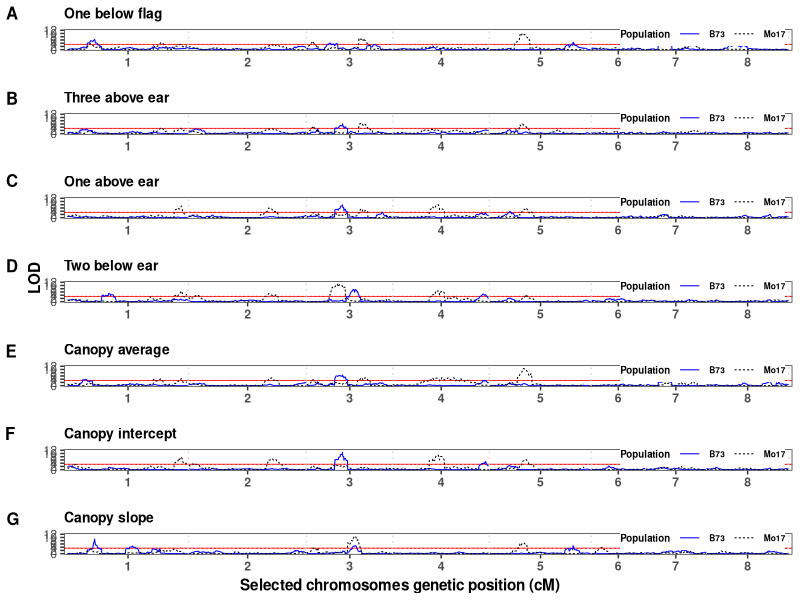

Write the R code that produced this figure.
library(tidyverse)
library(broom)
library(cowplot)
library(grid)
library(gridExtra)

traits <- read_tsv("QTL_Analysis/Trait_Key.txt") %>% 
  rename(TraitName = Trait,
         Trait = Coded_Trait) %>% 
  mutate(Fancy_Trait = case_when(
    Trait == 9 ~ "One below flag",
    Trait == 8 ~ "Three above ear",
    Trait == 3 ~ "One above ear",
    Trait == 7 ~ "Two below ear",
    Trait == 6 ~ "R-squared",
    Trait == 4 ~ "Canopy intercept",
    Trait == 5 ~ "Canopy slope",
    Trait == 1 ~ "Canopy average"))

###Compiled the LOD score outputs from IcIM software into one file to create 
###the QTL maps (for plotting figure 2)
##Input the data
raw_data <- read_csv(file = "QTL_Analysis/B73/DH_B73-QTL_Results.csv") %>%
  mutate(Pop = "B73") %>% 
  bind_rows(read_csv(file = "QTL_Analysis/Mo17/DH_Mo17-QTL_Results.csv") %>% 
              mutate(Pop = "Mo17")) %>% 
  mutate(Color = Chromosome %% 2) %>% 
  rename(LOD = `LOD(H0:H1)`,
         Position = `Position(cM)`,
         Additive = `Additive(H1)`)

sig_lod <- read_tsv("QTL_Analysis/B73/B73_LOD_Cutoffs.txt") %>% 
  mutate(Pop = "B73") %>% 
  bind_rows(read_tsv("QTL_Analysis/Mo17/Mo17_LOD_Cutoffs.txt") %>% 
              mutate(Pop = "Mo17")) %>% 
  select(Trait,Pop,LOD) %>% 
  rename(Sig_LOD = LOD)

###summarise the significant QTL and output
sig_qtl <- raw_data %>%
  left_join(sig_lod) %>% 
  mutate(Sig = ifelse(LOD > Sig_LOD,TRUE,FALSE)) %>% 
  filter(Sig)

# write_tsv(x = sig_qtl %>%
#             filter(Pop == "B73"),
#           path = "B73/B73_Sig_QTL.txt")

# write_tsv(x = sig_qtl %>% 
#             filter(Pop == "Mo17"),
#           path = "Mo17/Mo17_Sig_QTL.txt")

##Removing chr 9 and 10 since we don't have any significant QTL there. It makes plotting easier
data <- raw_data %>% 
  filter(!(Chromosome %in% c(9,10)))

##Since we have a consensus map, we can pull the markers from all the populations and 
##use that as the order (for plotting). We want the genetic positions to align across
##the populations as we plot
unique_order <- data %>%
  select(Chromosome,Position) %>%
  unique() %>%
  arrange(Chromosome,Position) %>%
  mutate(Order = row_number())


##This pulls the order of the markers into the data frame so we can plot
data_formatted <- data %>%
  left_join(unique_order,by = c("Chromosome","Position")) %>% 
  select(Trait,Pop,Chromosome,Marker,Position,LOD,Additive,Color,Order) %>% 
  left_join(traits) %>% 
  left_join(sig_lod, by = c("Trait","Pop"))

##This calculates the chromosome midpoints and max. It is for plotting purposes, so we have
##the chromsome name in the middle of the chr and a break there
midpoints <- data_formatted %>%
  select(Chromosome,Order,LOD) %>%
  group_by(Chromosome) %>%
  summarise(Max = max(Order),
            Min = min(Order),
            Max_LOD = max(LOD)) %>%
  mutate(Break = round(((Max-Min)/2 + Min),0)) %>%
  ungroup()


##This is going to plot each LOD map (4) to a data.frame. We are going to add stuff specifically
##to each map   
cols <- c("B73" = "blue",
          "Mo17" = "black")
plot_maps <- function(chr, Pop, lod_pos) {
  
  maps <- data_formatted %>%
    filter(Chromosome %in% chr) %>% 
    group_by(TraitName) %>%
    do(
      plots = ggplot(data = .) +
        geom_hline(aes(yintercept = Sig_LOD, linetype = factor(Pop)), color = "red", size = .25, show.legend = FALSE) +
        geom_line(aes(x = Order, y = LOD, group = interaction(Chromosome,Pop), color = factor(Pop), linetype = factor(Pop)),
                  size = .35, show.legend = TRUE) +
        theme_bw() +
        scale_color_manual(values = cols,
                           name = "Population") +
        scale_linetype_discrete(name = "Population") +
        ggtitle(paste(unique(.$Fancy_Trait), sep = "")) +
        scale_y_continuous(name = " \n",
                           #limits = c(0,max(.$LOD) + 1),
                           limits = c(0,12),
                           breaks = seq(from = 0, to = 12, by = 2))  +
        theme(panel.grid.major = element_blank(),
              panel.grid.minor = element_blank(),
              axis.text.x = element_text(face = "bold"),
              plot.title = element_text(size = 10, face = "bold"),
              legend.direction = "horizontal",
              legend.position = c(.99,1.35),
              legend.justification = c(1,1),
              legend.text = element_text(size = 6, face = "bold"),
              legend.title = element_text(size = 7, face = "bold"),
              legend.margin = margin(c(0,0,0,0)))
    )
  
  
  ##This is going to add the chromsome breaks and chromsome lines
  for (i in 1:dim(maps)[1]) {
    holder <- midpoints %>% filter(Chromosome %in% chr)
    maps$plots[i][[1]] <- maps$plots[i][[1]] +
      scale_x_continuous(breaks = holder$Break,
                         labels = holder$Chromosome,
                         expand = c(.005,.005),
                         limits = c(min(unique_order %>% filter(Chromosome %in% chr) %>%  pull(Order)),
                                    max(unique_order %>% filter(Chromosome %in% chr) %>% pull(Order))),
                         name = element_blank()) +
      geom_vline(data = holder,
                 aes(xintercept = Max),color = "lightGray", 
                 size = .5, linetype = "dotted")
  }
  
  ##This is going to actually plot the maps and add some labels
  popLabel_Size <- 7
  locDiff <- .04
  
  allPlots <- plot_grid(maps$plots[5][[1]],
                        maps$plots[4][[1]],
                        maps$plots[2][[1]],
                        maps$plots[3][[1]],
                        maps$plots[1][[1]],
                        maps$plots[6][[1]],
                        maps$plots[7][[1]],
                        ncol = 1) + 
    draw_plot_label(LETTERS[1:7],
                    rep(0,7),
                    c(1.0,0.855,0.715,0.57,0.425,0.285,0.14),
                    size = 12) +
    draw_label(label = "LOD",
               x = lod_pos, y = .5,
               size = 11,
               hjust = 0,vjust = 0,
               angle = 90,
               fontface = "bold")
  
  allPlots <- add_sub(allPlots,"Selected chromosomes genetic position (cM)", 
                      vpadding = grid::unit(0, "lines"),
                      fontface = "bold",
                      size = 11,
                      y = 1.3, x = .3, hjust = 0)
  return(allPlots)
}

ggsave(filename = "QTL_Analysis/Fig4-QTL_Maps_consensus_combined.png",
       plot = plot_grid(plot_maps(chr = c(1:10), 
                                  Pop = "Both",
                                  lod_pos = 0.05)),
       dpi = 1200,
       width = 7,
       height = 10)
